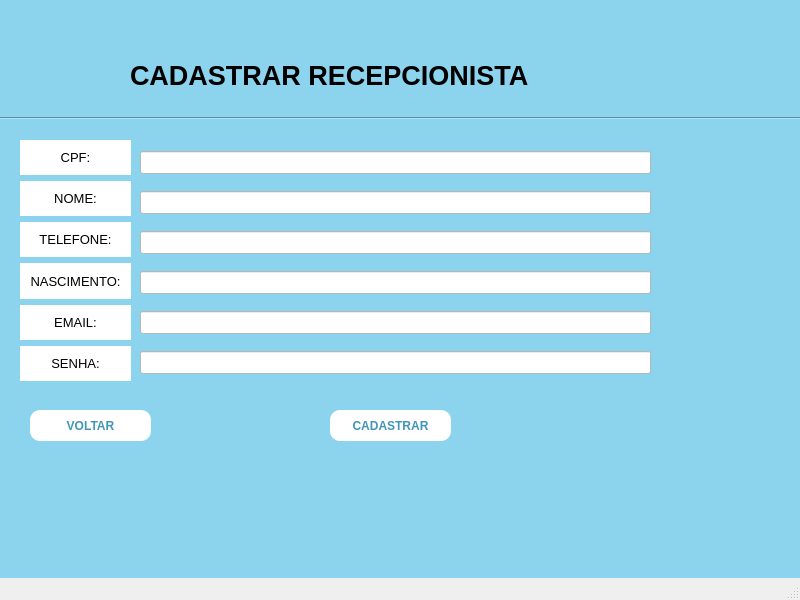
<?xml version="1.0" encoding="UTF-8"?>
<ui version="4.0">
 <class>MainWindow</class>
 <widget class="QMainWindow" name="MainWindow">
  <property name="geometry">
   <rect>
    <x>0</x>
    <y>0</y>
    <width>800</width>
    <height>600</height>
   </rect>
  </property>
  <property name="font">
   <font>
    <pointsize>10</pointsize>
   </font>
  </property>
  <property name="windowTitle">
   <string>MainWindow</string>
  </property>
  <property name="animated">
   <bool>true</bool>
  </property>
  <widget class="QWidget" name="centralwidget">
   <property name="styleSheet">
    <string notr="true">background-color: rgb(140, 211, 238);  /* Cor de fundo */</string>
   </property>
   <widget class="QLabel" name="label">
    <property name="geometry">
     <rect>
      <x>130</x>
      <y>50</y>
      <width>501</width>
      <height>51</height>
     </rect>
    </property>
    <property name="font">
     <font>
      <pointsize>20</pointsize>
      <weight>75</weight>
      <bold>true</bold>
     </font>
    </property>
    <property name="frameShape">
     <enum>QFrame::NoFrame</enum>
    </property>
    <property name="text">
     <string>CADASTRAR RECEPCIONISTA</string>
    </property>
    <property name="textFormat">
     <enum>Qt::AutoText</enum>
    </property>
    <property name="alignment">
     <set>Qt::AlignLeading|Qt::AlignLeft|Qt::AlignVCenter</set>
    </property>
   </widget>
   <widget class="QPushButton" name="pushButton">
    <property name="geometry">
     <rect>
      <x>330</x>
      <y>410</y>
      <width>121</width>
      <height>31</height>
     </rect>
    </property>
    <property name="font">
     <font>
      <weight>75</weight>
      <bold>true</bold>
     </font>
    </property>
    <property name="styleSheet">
     <string notr="true">QPushButton {
            background-color: white;  /* Cor de fundo */
            color: rgb(65, 150, 183);  /* Cor do texto */
            border-radius: 10px;  /* Raio dos cantos */
            padding: 10px 20px;  /* Preenchimento interno */
        }
        
        QPushButton:hover {
			color: white;
            background-color: rgb(8, 113, 155);  /* Cor de fundo ao passar o mouse */
        }</string>
    </property>
    <property name="text">
     <string>CADASTRAR</string>
    </property>
   </widget>
   <widget class="QPushButton" name="pushButton_2">
    <property name="geometry">
     <rect>
      <x>30</x>
      <y>410</y>
      <width>121</width>
      <height>31</height>
     </rect>
    </property>
    <property name="font">
     <font>
      <weight>75</weight>
      <bold>true</bold>
     </font>
    </property>
    <property name="styleSheet">
     <string notr="true">QPushButton {
            background-color: white;  /* Cor de fundo */
            color: rgb(65, 150, 183);  /* Cor do texto */
            border-radius: 10px;  /* Raio dos cantos */
            padding: 10px 20px;  /* Preenchimento interno */
        }
        
        QPushButton:hover {
			color: white;
            background-color: rgb(8, 113, 155);  /* Cor de fundo ao passar o mouse */
        }</string>
    </property>
    <property name="text">
     <string>VOLTAR</string>
    </property>
   </widget>
   <widget class="Line" name="line">
    <property name="geometry">
     <rect>
      <x>0</x>
      <y>110</y>
      <width>801</width>
      <height>16</height>
     </rect>
    </property>
    <property name="orientation">
     <enum>Qt::Horizontal</enum>
    </property>
   </widget>
   <widget class="QWidget" name="layoutWidget">
    <property name="geometry">
     <rect>
      <x>20</x>
      <y>140</y>
      <width>111</width>
      <height>241</height>
     </rect>
    </property>
    <layout class="QVBoxLayout" name="verticalLayout">
     <item>
      <widget class="QLabel" name="label_2">
       <property name="styleSheet">
        <string notr="true"> background-color: white;  /* Cor de fundo */</string>
       </property>
       <property name="text">
        <string>CPF:</string>
       </property>
       <property name="alignment">
        <set>Qt::AlignCenter</set>
       </property>
      </widget>
     </item>
     <item>
      <widget class="QLabel" name="label_3">
       <property name="styleSheet">
        <string notr="true"> background-color: white;  /* Cor de fundo */</string>
       </property>
       <property name="text">
        <string>NOME:</string>
       </property>
       <property name="alignment">
        <set>Qt::AlignCenter</set>
       </property>
      </widget>
     </item>
     <item>
      <widget class="QLabel" name="label_4">
       <property name="styleSheet">
        <string notr="true"> background-color: white;  /* Cor de fundo */</string>
       </property>
       <property name="text">
        <string>TELEFONE:</string>
       </property>
       <property name="alignment">
        <set>Qt::AlignCenter</set>
       </property>
      </widget>
     </item>
     <item>
      <widget class="QLabel" name="label_5">
       <property name="styleSheet">
        <string notr="true"> background-color: white;  /* Cor de fundo */</string>
       </property>
       <property name="text">
        <string>NASCIMENTO:</string>
       </property>
       <property name="alignment">
        <set>Qt::AlignCenter</set>
       </property>
      </widget>
     </item>
     <item>
      <widget class="QLabel" name="label_6">
       <property name="styleSheet">
        <string notr="true"> background-color: white;  /* Cor de fundo */</string>
       </property>
       <property name="text">
        <string>EMAIL:</string>
       </property>
       <property name="alignment">
        <set>Qt::AlignCenter</set>
       </property>
      </widget>
     </item>
     <item>
      <widget class="QLabel" name="label_7">
       <property name="styleSheet">
        <string notr="true"> background-color: white;  /* Cor de fundo */</string>
       </property>
       <property name="text">
        <string>SENHA:</string>
       </property>
       <property name="alignment">
        <set>Qt::AlignCenter</set>
       </property>
      </widget>
     </item>
    </layout>
   </widget>
   <widget class="QWidget" name="layoutWidget">
    <property name="geometry">
     <rect>
      <x>140</x>
      <y>140</y>
      <width>511</width>
      <height>251</height>
     </rect>
    </property>
    <layout class="QVBoxLayout" name="verticalLayout_2">
     <item>
      <widget class="QLineEdit" name="lineEdit">
       <property name="styleSheet">
        <string notr="true"> background-color: white;  /* Cor de fundo */</string>
       </property>
      </widget>
     </item>
     <item>
      <widget class="QLineEdit" name="lineEdit_2">
       <property name="styleSheet">
        <string notr="true"> background-color: white;  /* Cor de fundo */</string>
       </property>
      </widget>
     </item>
     <item>
      <widget class="QLineEdit" name="lineEdit_3">
       <property name="styleSheet">
        <string notr="true"> background-color: white;  /* Cor de fundo */</string>
       </property>
      </widget>
     </item>
     <item>
      <widget class="QLineEdit" name="lineEdit_4">
       <property name="styleSheet">
        <string notr="true"> background-color: white;  /* Cor de fundo */</string>
       </property>
      </widget>
     </item>
     <item>
      <widget class="QLineEdit" name="lineEdit_5">
       <property name="styleSheet">
        <string notr="true"> background-color: white;  /* Cor de fundo */</string>
       </property>
      </widget>
     </item>
     <item>
      <widget class="QLineEdit" name="lineEdit_6">
       <property name="styleSheet">
        <string notr="true"> background-color: white;  /* Cor de fundo */</string>
       </property>
      </widget>
     </item>
    </layout>
   </widget>
  </widget>
  <widget class="QMenuBar" name="menubar">
   <property name="geometry">
    <rect>
     <x>0</x>
     <y>0</y>
     <width>800</width>
     <height>26</height>
    </rect>
   </property>
  </widget>
  <widget class="QStatusBar" name="statusbar"/>
 </widget>
 <resources/>
 <connections/>
</ui>
